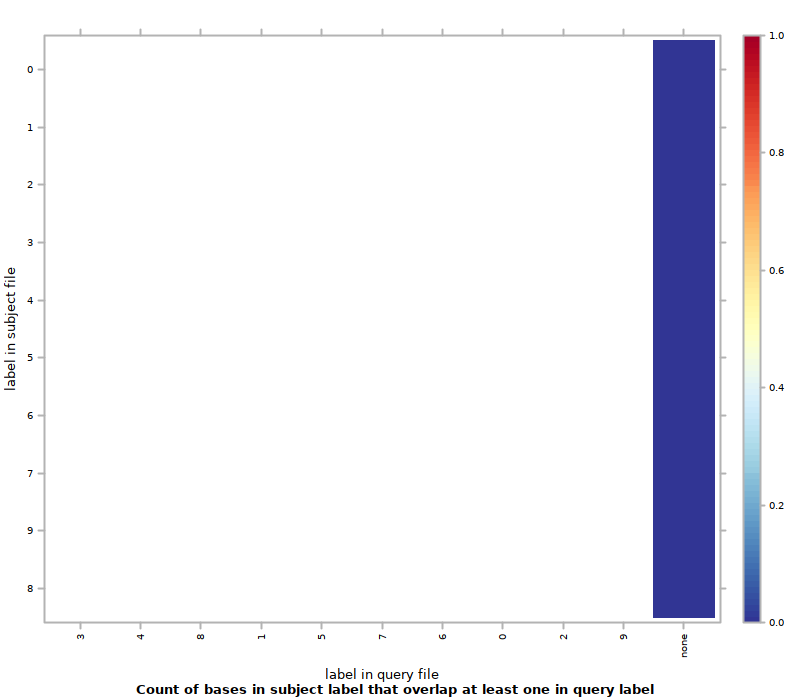

Here is the R script that generated this plot:
#!/usr/bin/env Rscript
## transcript produced by Segtools 1.1.14

segtools.r.dirname <-
  system2("python",
          c("-c", "'import segtools; print segtools.get_r_dirname()'"),
          stdout = TRUE)

source(file.path(segtools.r.dirname, 'common.R'))
source(file.path(segtools.r.dirname, 'overlap.R'))
save.overlap.performance('./K5seq1bp2bp/overlap-ordered', 'overlap.performance', './K5seq1bp2bp/overlap-ordered/overlap.tab', row.normalize = 'FALSE', mnemonic_file = './K5seq1bp2bp/overlap-direct/mnemonics1_new.txt', clobber = FALSE, col_mnemonic_file = './K5seq1bp2bp/overlap-direct/mnemonics2_new.txt')
save.overlap.heatmap('./K5seq1bp2bp/overlap-ordered', 'overlap', './K5seq1bp2bp/overlap-ordered/overlap.tab', clobber = FALSE, col_mnemonic_file = './K5seq1bp2bp/overlap-direct/mnemonics2_new.txt', cluster = FALSE, max_contrast = FALSE, row.normalize = 'FALSE', mnemonic_file = './K5seq1bp2bp/overlap-direct/mnemonics1_new.txt')
